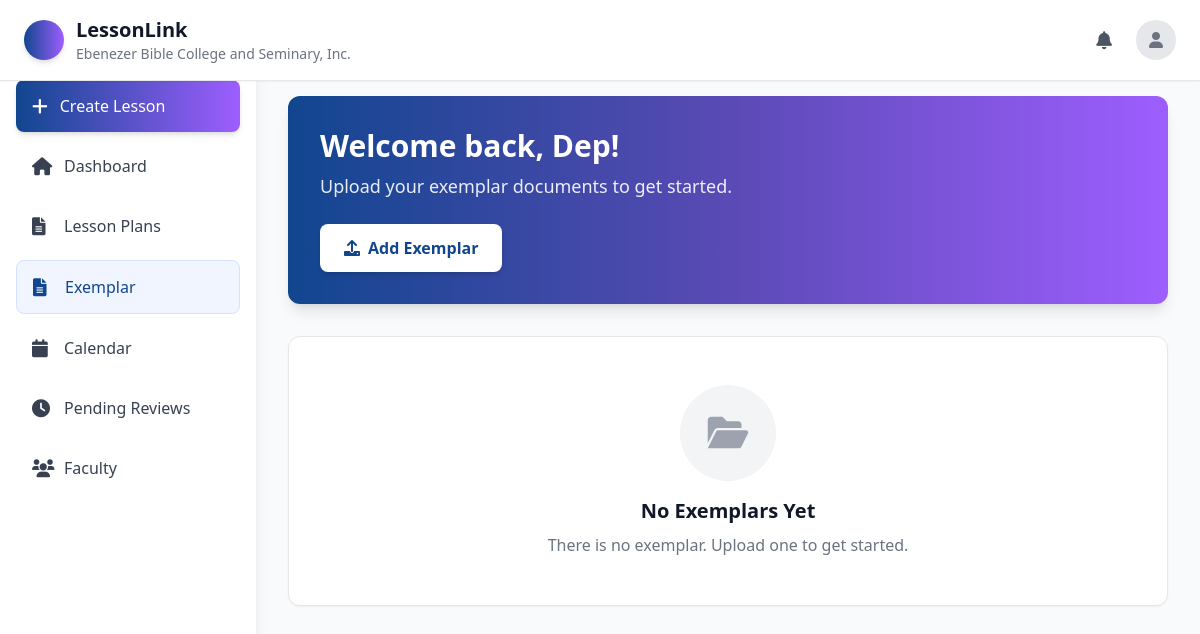
Page /dep_exemplar/ (signed in) on the committed database.
### lesson/models.py (models this page shows, shortened)
class SchoolRegistration(models.Model):
    STATUS_CHOICES = [
        ('pending', 'Pending Review'),
        ('approved', 'Approved'),
        ('rejected', 'Rejected'),
        ('needs_info', 'Needs Additional Information'),
    ]
    REGION_CHOICES = [
        ('NCR - National Capital Region', 'NCR - National Capital Region'),
        ('Region I - Ilocos Region', 'Region I - Ilocos Region'),
        ('Region II - Cagayan Valley', 'Region II - Cagayan Valley'),
        ('Region III - Central Luzon', 'Region III - Central Luzon'),
        ('Region IV-A - CALABARZON', 'Region IV-A - CALABARZON'),
        ('Region IV-B - MIMAROPA', 'Region IV-B - MIMAROPA'),
        ('Region V - Bicol Region', 'Region V - Bicol Region'),
        ('Region VI - Western Visayas', 'Region VI - Western Visayas'),
        ('Region VII - Central Visayas', 'Region VII - Central Visayas'),
        ('Region VIII - Eastern Visayas', 'Region VIII - Eastern Visayas'),
        ('Region IX - Zamboanga Peninsula', 'Region IX - Zamboanga Peninsula'),
        ('Region X - Northern Mindanao', 'Region X - Northern Mindanao'),
        ('Region XI - Davao Region', 'Region XI - Davao Region'),
        ('Region XII - SOCCSKSARGEN', 'Region XII - SOCCSKSARGEN'),
        ('Region XIII - Caraga', 'Region XIII - Caraga'),
        ('BARMM - Bangsamoro Autonomous Region in Muslim Mindanao', 'BARMM - Bangsamoro Autonomous Region in Muslim Mindanao'),
        ('CAR - Cordillera Administrative Region', 'CAR - Cordillera Administrative Region'),
    ]
    school_name = models.CharField(
        max_length=255,
        verbose_name="Official School Name",
        help_text="Complete official name of the institution"
    )
    school_id = models.CharField(
        max_length=50,
        unique=True,
        verbose_name="School ID / DepEd Code",
        help_text="12-digit DepEd registration code or school identifier"
    )
    year_established = models.PositiveIntegerField(
        verbose_name="Year Established",
        help_text="Year the institution was established",
        null=True,
        blank=True
    )
    school_logo = models.ImageField(
        upload_to='school_logos/',
        blank=True,
        null=True,
        verbose_name="School Logo",
        help_text="Recommended: Square logo, JPG/PNG, max 2MB"
    )
    logo_filename = models.CharField(
        max_length=255,
        blank=True,
        null=True,
        verbose_name="Original Logo Filename"
    )
    password_hash = models.CharField(
        max_length=128,
        blank=True,
        null=True,
        verbose_name="Password Hash",
        help_text="Hashed password for the school administrator account"
    )
    address = models.TextField(
        verbose_name="Complete Address",
        help_text="Street, Barangay, City/Municipality"
    )
    province = models.CharField(
        max_length=100,
        verbose_name="Province"
    )
    region = models.CharField(
        max_length=100,
        choices=REGION_CHOICES,
        verbose_name="Region"
    )
    phone_number = models.CharField(
        max_length=20,
        verbose_name="Phone Number",
        help_text="Main contact phone number"
    )
    email = models.EmailField(
        verbose_name="Email Address",
        help_text="Official school email address"
    )
    website = models.URLField(
        blank=True,
        null=True,
        verbose_name="Website",
        help_text="School's official website"
    )
    facebook_page = models.URLField(
        blank=True,
        null=True,
        verbose_name="Facebook Page",
        help_text="School's official Facebook page"
    )
    contact_person = models.CharField(
        max_length=255,
        verbose_name="Contact Person Name",
        help_text="Primary contact person for system administration"
    )
    position = models.CharField(
        max_length=100,
        verbose_name="Position/Title",
        help_text="Job title of the contact person"
    )
    contact_email = models.EmailField(
        verbose_name="Contact Email",
        help_text="Email address of the contact person"
    )
    contact_phone = models.CharField(
        max_length=20,
        verbose_name="Contact Phone",
        help_text="Phone number of the contact person"
    )
    accuracy = models.BooleanField(
        default=False,
        verbose_name="Information Accuracy Certification",
        help_text="Certifies that all information provided is accurate and complete"
    )
    terms = models.BooleanField(
        default=False,
        verbose_name="Terms and Privacy Agreement",
        help_text="Agreement to Terms of Service and Privacy Policy"
    )
    communications = models.BooleanField(
        default=False,
        verbose_name="Communications Consent",
        help_text="Consent to receive updates about platform features via email"
    )
    status = models.CharField(
        max_length=20,
        choices=STATUS_CHOICES,
        default='pending',
        verbose_name="Registration Status"
    )
    admin_notes = models.TextField(
        blank=True,
        null=True,
        verbose_name="Admin Notes",
        help_text="Internal notes for administrators"
    )
    created_at = models.DateTimeField(
        auto_now_add=True,
        verbose_name="Registration Date"
    )
    updated_at = models.DateTimeField(
        auto_now=True,
        verbose_name="Last Updated"
    )
    processed_at = models.DateTimeField(
        blank=True,
        null=True,
        verbose_name="Processing Date",
        help_text="Date when the registration was processed"
    )
    processed_by = models.ForeignKey(
        User,
        on_delete=models.SET_NULL,
        blank=True,
        null=True,
        verbose_name="Processed By",
        help_text="Administrator who processed this registration"
    )
    class Meta:
        verbose_name = "School Registration"
        verbose_name_plural = "School Registrations"
        ordering = ['-created_at']
        indexes = [
            models.Index(fields=['status']),
            models.Index(fields=['created_at']),
            models.Index(fields=['school_id']),
            models.Index(fields=['region']),
            models.Index(fields=['contact_email']),
        ]

class User(AbstractUser):
    ROLE_CHOICES = [
        ('Student Teacher', 'Student Teacher'),
        ('Teacher', 'Teacher'),
        ('Department Head', 'Department Head'),
        ('Admin', 'Admin'),
    ]
    APPROVAL_STATUS_CHOICES = [
        ('pending', 'Pending'),
        ('approved', 'Approved'),
        ('disapproved', 'Disapproved'),
    ]
    username = None
    email = models.EmailField(unique=True)
    middle_name = models.CharField(max_length=100, blank=True, null=True)
    dob = models.DateField(null=True, blank=True)
    role = models.CharField(max_length=100, choices=ROLE_CHOICES)
    rank = models.CharField(max_length=100)
    department = models.CharField(max_length=100)
    approval_status = models.CharField(
        max_length=20,
        choices=APPROVAL_STATUS_CHOICES,
        default='pending'
    )
    rejection_reason = models.TextField(
        blank=True,
        null=True,
        verbose_name="Reason for Rejection",
        help_text="Explanation provided to student when account was disapproved"
    )
    school = models.ForeignKey(
        "SchoolRegistration",  # reference your school model
        on_delete=models.SET_NULL,
        blank=True,
        null=True,
        related_name="users"
    )
    supervising_teacher = models.ForeignKey(
        'self',
        on_delete=models.SET_NULL,
        blank=True,
        null=True,
        related_name='supervised_student_teachers',
        limit_choices_to={'role': 'Teacher'},  # Only teachers can be supervising teachers
        verbose_name="Supervising Teacher"
    )
    affiliations = models.TextField(blank=True, null=True)
    profile_picture = models.ImageField(
        upload_to='profile_pictures/',
        null=True,
        blank=True,
        help_text="Profile picture for the user"
    )
    USERNAME_FIELD = 'email'
    REQUIRED_FIELDS = ['first_name', 'last_name', 'role', 'rank', 'department']
    objects = CustomUserManager()
    @property
    def full_name(self):
        parts = [self.first_name]
        if self.middle_name:
            parts.append(self.middle_name)
        parts.append(self.last_name)
        return ' '.join(parts).strip()

### lesson/views.py (the view)
# urls.py: path('dep_exemplar/', views.Dep_exemplar, name='Dep_exemplar'),
@login_required
def Dep_exemplar(request):
    user = request.user
    if user.role != "Department Head":
        messages.error(request, "You are not allowed to access this page.")
        return redirect("dashboard")
    return render(request, "Dep_exemplar.html")

### lesson/context_processors.py (called while the page is built)
def user_school_info(request):
    if request.user.is_authenticated:
        try:
            return {
                'user_school': request.user.school,
            }
        except Exception as e:
            print(f"Context processor error: {e}")
            return {}
    return {}

### lesson/templates/Dep_exemplar.html (shortened to what this page needs)
<!DOCTYPE html>
<html lang="en">
<head>
    <script src="https://cdn.tailwindcss.com"></script>
    <link href="https://cdnjs.cloudflare.com/ajax/libs/font-awesome/6.0.0/css/all.min.css" rel="stylesheet">
</head>
<body class="bg-gray-50 min-h-screen">
    <header class="bg-white shadow-sm border-b fixed top-0 left-0 right-0 z-40">
        <div class="flex items-center justify-between px-4 py-3 md:px-6 md:py-4">
            <div class="flex items-center space-x-3 flex-1 md:flex-none">
                {% if user_school and user_school.school_logo %}
                <div class="w-10 h-10 rounded-full overflow-hidden shadow-md">
                    <img src="{{ user_school.school_logo.url }}"
                        alt="{{ user_school.school_name }}"
                        class="w-full h-full object-cover"
                        onerror="this.onerror=null; this.parentElement.classList.add('bg-gradient-to-r', 'from-[#11468F]', 'to-[#9E5EFF]'); this.style.display='none';">
                </div>
                {% else %}
                <div class="w-10 h-10 bg-gradient-to-r from-[#11468F] to-[#9E5EFF] rounded-full shadow-md"></div>
                {% endif %}
                <div class="hidden sm:block">
                    <h1 class="text-xl font-bold text-gray-900">LessonLink</h1>
                    <p class="text-sm text-gray-500 hidden lg:block">
                        {% if user_school %}
                            {{ user_school.school_name }}
                        {% else %}
                            {{ user.email|default:"LessonLink" }}
                        {% endif %}
                    </p>
                </div>
            </div>
            <div class="flex items-center space-x-2 md:space-x-4">
                <div class="relative">
                    <button id="notification-btn"
                        class="relative p-2 text-gray-600 hover:bg-gray-100 rounded-lg transition-colors focus:outline-none focus:ring-2 focus:ring-purple-500 focus:ring-offset-2">
                        <i class="fas fa-bell text-lg"></i>
                    </button>
                </div>
                <div class="relative">
                    <button id="profile-btn"
                        class="w-10 h-10 rounded-full overflow-hidden bg-gray-200 flex items-center justify-center hover:bg-gray-300 transition-colors">
                        {% if user.profile_picture %}
                        <img src="{{ user.profile_picture.url }}"
                            alt="Profile Picture"
                            class="w-full h-full object-cover"
                            id="header-profile-img">
                        {% else %}
                        <i class="fas fa-user text-gray-500" id="header-profile-icon"></i>
                        {% endif %}
                    </button>
                </div>
            </div>
        </div>
    </header>
    <div class="flex pt-16">
        <aside id="sidebar" class="w-64 bg-white shadow-lg h-screen fixed md:static -translate-x-full md:translate-x-0 sidebar-transition z-30 overflow-y-auto">
            <nav class="p-4 space-y-2">
                <a href="{% url 'lesson_ai' %}">
                    <button class="w-full flex items-center space-x-3 px-4 py-3 bg-gradient-to-r from-[#11468F] to-[#9E5EFF] text-white rounded-lg hover:from-[#0d3a7a] hover:to-[#8c4de6] shadow-md">
                        <i class="fas fa-plus text-lg"></i>
                        <span class="font-medium">Create Lesson</span>
                    </button>
                </a>
                <a href="{% url 'Dep_Dash' %}" class="flex items-center space-x-3 px-4 py-3 text-gray-700 hover:bg-[#f0f5ff] rounded-lg transition-colors group">
                    <i class="fas fa-home text-lg w-5 group-hover:text-[#11468F] transition-colors"></i>
                    <span>Dashboard</span>
                </a>
                <a href="{% url 'department_head_drafts' %}" class="flex items-center space-x-3 px-4 py-3 text-gray-700 hover:bg-[#f0f5ff] rounded-lg transition-colors group">
                    <i class="fas fa-file-alt text-lg w-5 group-hover:text-[#11468F] transition-colors"></i>
                    <span>Lesson Plans</span>
                </a>
                <a href="#" class="flex items-center space-x-3 px-4 py-3 text-[#11468F] bg-[#f0f5ff] rounded-lg border border-[#d6e0ff]">
                    <i class="fas fa-file-alt text-lg w-5"></i>
                    <span class="font-medium">Exemplar</span>
                </a>
                <a href="{% url 'dep_calendar' %}" class="flex items-center space-x-3 px-4 py-3 text-gray-700 hover:bg-[#f0f5ff] rounded-lg transition-colors group">
                    <i class="fas fa-calendar text-lg w-5 group-hover:text-[#11468F] transition-colors"></i>
                    <span>Calendar</span>
                </a>
                <a href="{% url 'Dep_Pending' %}" class="flex items-center space-x-3 px-4 py-3 text-gray-700 hover:bg-[#f0f5ff] rounded-lg transition-colors group">
                    <i class="fas fa-clock text-lg w-5 group-hover:text-[#11468F] transition-colors"></i>
                    <span>Pending Reviews</span>
                </a>
                <a href="{% url 'Dep_Faculty' %}" class="flex items-center space-x-3 px-4 py-3 text-gray-700 hover:bg-[#f0f5ff] rounded-lg transition-colors group">
                    <i class="fas fa-users text-lg w-5 group-hover:text-[#11468F] transition-colors"></i>
                    <span>Faculty</span>
                </a>
            </nav>
        </aside>
        <main class="flex-1 p-4 md:p-8">
            <div class="bg-gradient-to-r from-[#11468F] via-[#5a4ab5] to-[#9E5EFF] rounded-xl p-8 shadow-lg mb-8">
                <div class="text-white">
                    <h2 class="text-3xl font-bold mb-2">Welcome back, {{ user.first_name|default:"Viktor Greg" }}!</h2>
                    <p class="text-white/90 text-lg mb-6">Upload your exemplar documents to get started.</p>
                    <label for="file-upload" class="inline-block bg-white text-[#11468F] px-6 py-3 rounded-lg font-semibold hover:bg-gray-50 transition-colors shadow-md cursor-pointer">
                        <i class="fas fa-upload mr-2"></i>Add Exemplar
                    </label>
                </div>
            </div>
            <div id="empty-state" class="bg-white rounded-xl p-12 shadow-sm border border-gray-200 mb-8 text-center">
                <div class="flex flex-col items-center space-y-4">
                    <div class="w-24 h-24 bg-gray-100 rounded-full flex items-center justify-center">
                        <i class="fas fa-folder-open text-gray-400 text-4xl"></i>
                    </div>
                    <div>
                        <h3 class="text-xl font-semibold text-gray-900 mb-2">No Exemplars Yet</h3>
                        <p class="text-gray-500">There is no exemplar. Upload one to get started.</p>
                    </div>
                </div>
            </div>
        </main>
    </div>
</body>
</html>

### lesson/templates/Dep_exemplar.html (style rules this page uses)
.sidebar-transition { transition: transform 0.3s cubic-bezier(0.4, 0, 0.2, 1); }

### rows in the picture
SchoolRegistration: school_name "Ebenezer Bible College and Seminary, Inc."
User: first_name "Dep"
